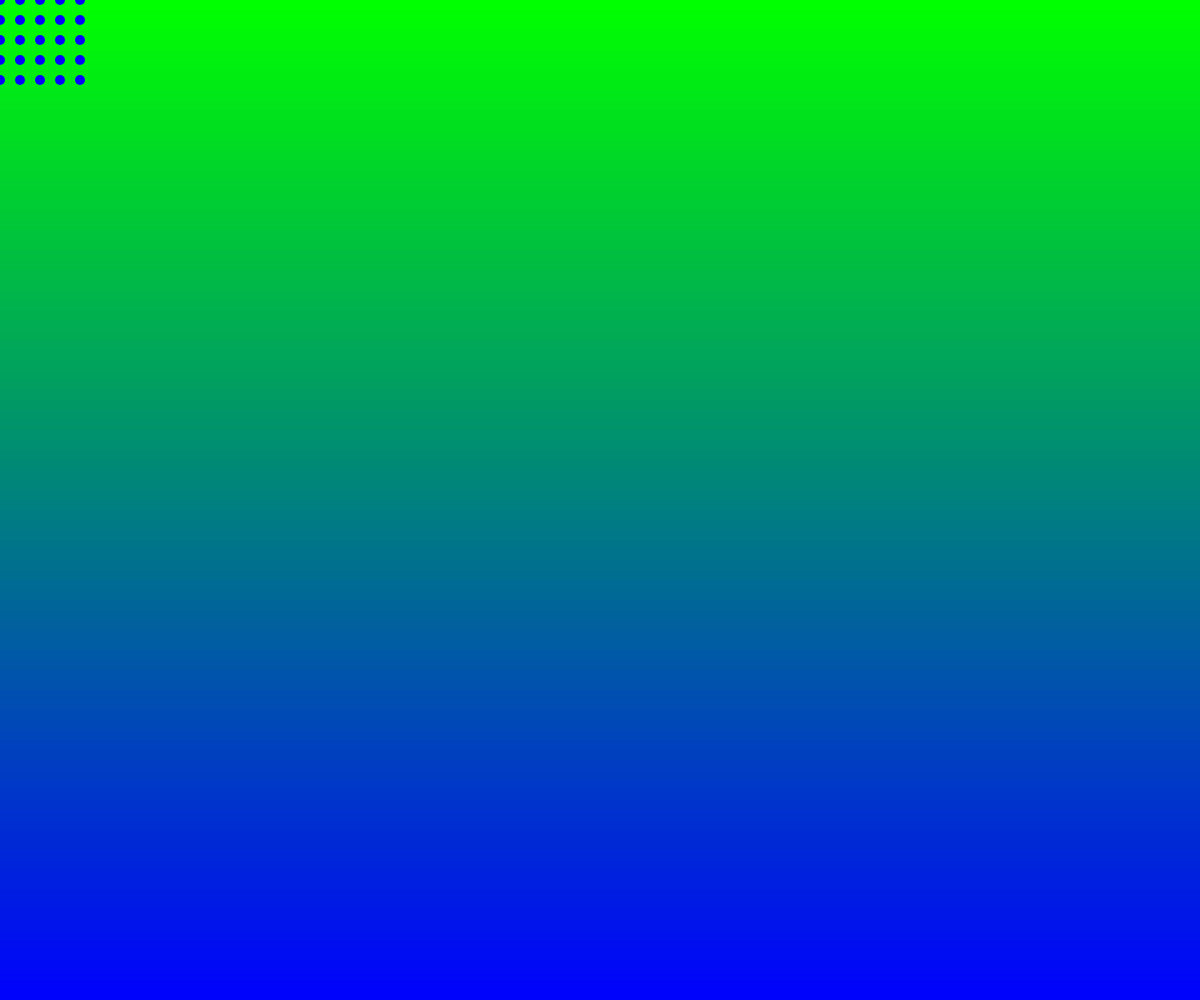
Frame 1 (no input)
Frame 60 (no input): identical to frame 1, image omitted
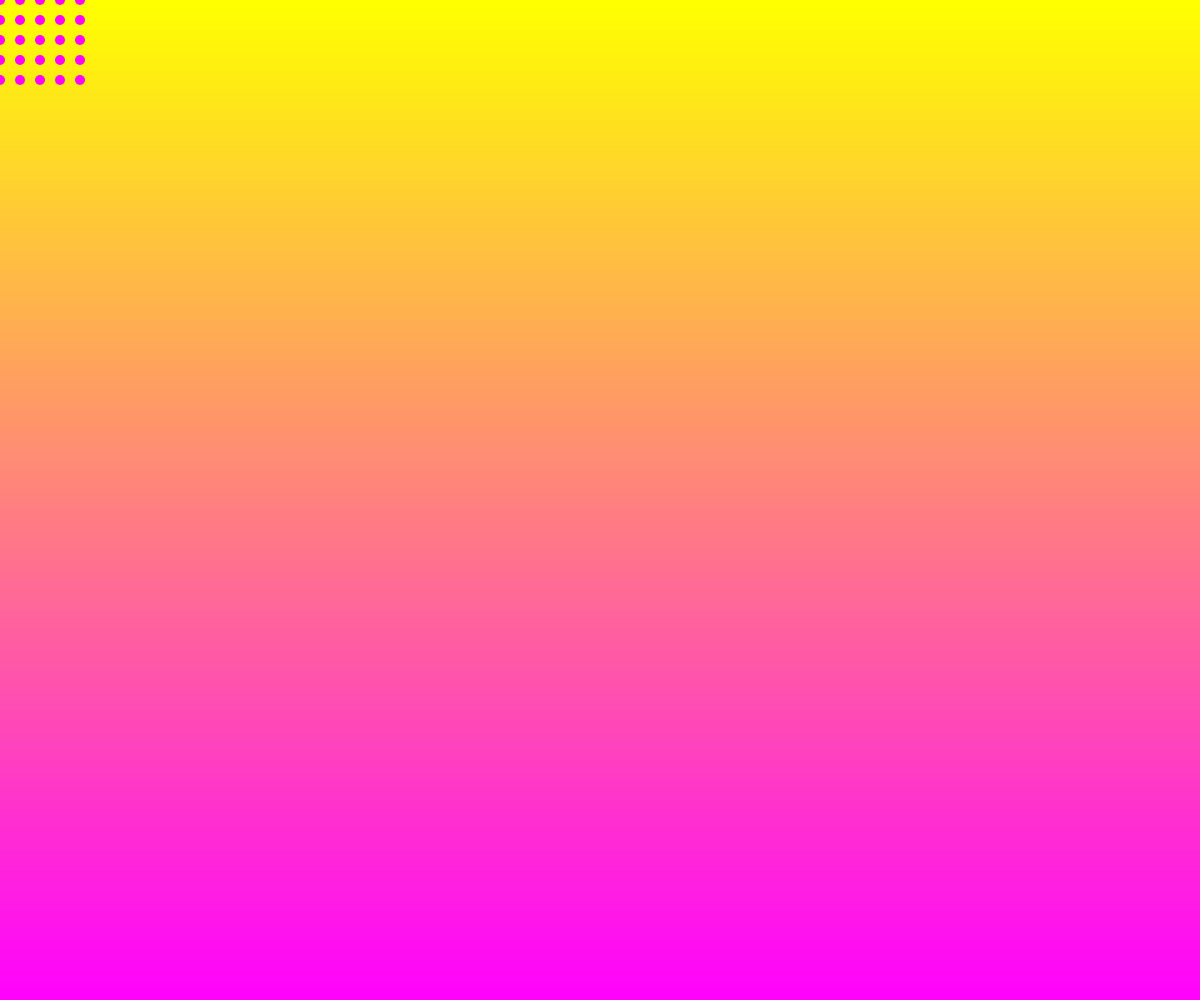
Frame 120 (the mouse pressed at the canvas centre since frame 60)

The p5.js sketch that drew these frames (run headless with seeded random() and noise() and a simulated clock; from frame 60 on, the mouse is pressed at the canvas centre):

// p5.js sketch
// ── sketch.js
// Gradient background + nested loops
// Your Name
// Date
// Creating a gradient + darwing with nested loops

let rectHeight = 10;
let spacing = 20;

function setup() {
  createCanvas(windowWidth, windowHeight);
  noStroke();
}

function draw() {
  gardientBackground();
  nestedLoops();
}

function nestedLoops(){
  // using a loop within a loop, generate a grid arrangement
  // for some circles
  for(let x = 0; x < 100; x+=spacing){ // 0 20 40 60 80
    for(let y = 0; y < 100; y+=spacing){
      circle(x,y,10)
    }

  }
}
function gardientBackground(){
  // use a single loop to draw several retangles 
  // then color them into gradients
  let y = 0;
  while(y < height){
    let c = color(mouseX,map(y,0,height,255,0),map(y,0,height,0,255));
    fill(c);
    rect(0,y,width,rectHeight);
    y += rectHeight;
  }
}
